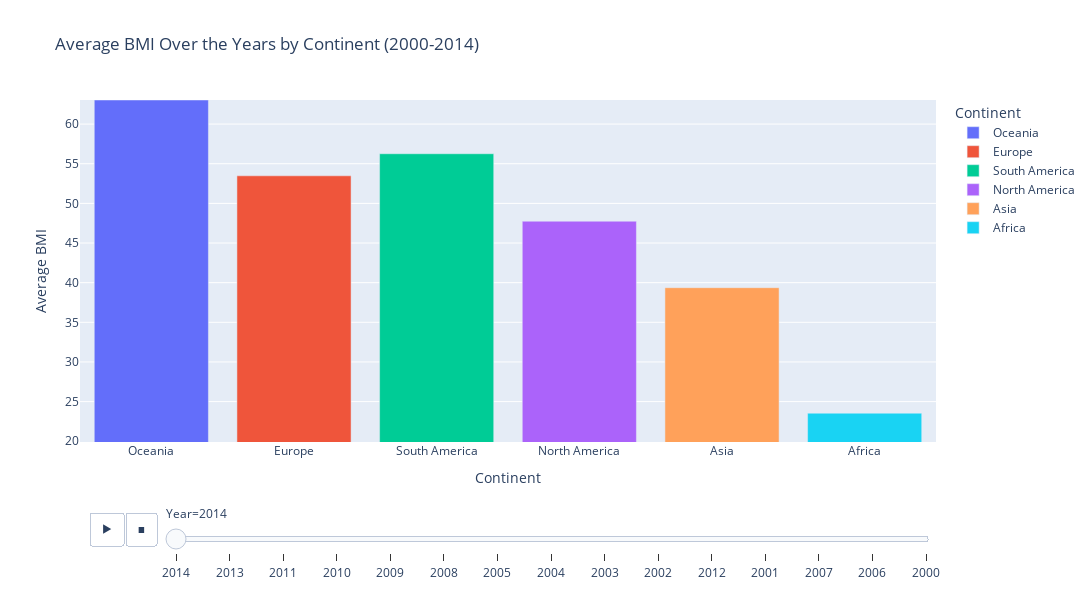

Notebook code cell kept with this figure:
### Code cell
#fig = px.bar(df_avg_bmi, x='Status', y=' BMI ', color='Year',title='Average BMI Over the Years by Continent',labels={' BMI ': 'Average BMI', 'Status': 'Continent', 'Year': 'Year'},barmode='group')
fig = px.bar(df_avg_bmi, x='Continent', y=' BMI ', color='Continent',animation_frame='Year',title='Average BMI Over the Years by Continent (2000-2014)',labels={' BMI ': 'Average BMI', 'Continent': 'Continent'},range_y=[df_avg_bmi[' BMI '].min(), df_avg_bmi[' BMI '].max()])
fig.update_layout(
    xaxis_title='Continent',
    yaxis_title='Average BMI',
    width=1200,
    height=600,
)
fig.frames = fig.frames[::-1] # reversing the frame in order to have a progessive plot>
fig.show()

### Figure 1 — Plotly figure (JSON) as saved in the notebook; plotly's stock layout.template omitted (floating-point values rounded to 4 significant figures)
{"data": [{"alignmentgroup": "True", "hovertemplate": "Continent=%{x}<br>Year=2014<br>Average BMI=%{y}<extra></extra>", "legendgroup": "Oceania", "marker": {"color": "#636efa", "pattern": {"shape": ""}}, "name": "Oceania", "offsetgroup": "Oceania", "orientation": "v", "showlegend": true, "textposition": "auto", "type": "bar", "x": ["Oceania"], "xaxis": "x", "y": [63.04], "yaxis": "y"}, {"alignmentgroup": "True", "hovertemplate": "Continent=%{x}<br>Year=2014<br>Average BMI=%{y}<extra></extra>", "legendgroup": "Europe", "marker": {"color": "#EF553B", "pattern": {"shape": ""}}, "name": "Europe", "offsetgroup": "Europe", "orientation": "v", "showlegend": true, "textposition": "auto", "type": "bar", "x": ["Europe"], "xaxis": "x", "y": [53.48], "yaxis": "y"}, {"alignmentgroup": "True", "hovertemplate": "Continent=%{x}<br>Year=2014<br>Average BMI=%{y}<extra></extra>", "legendgroup": "South America", "marker": {"color": "#00cc96", "pattern": {"shape": ""}}, "name": "South America", "offsetgroup": "South America", "orientation": "v", "showlegend": true, "textposition": "auto", "type": "bar", "x": ["South America"], "xaxis": "x", "y": [56.26], "yaxis": "y"}, {"alignmentgroup": "True", "hovertemplate": "Continent=%{x}<br>Year=2014<br>Average BMI=%{y}<extra></extra>", "legendgroup": "North America", "marker": {"color": "#ab63fa", "pattern": {"shape": ""}}, "name": "North America", "offsetgroup": "North America", "orientation": "v", "showlegend": true, "textposition": "auto", "type": "bar", "x": ["North America"], "xaxis": "x", "y": [47.75], "yaxis": "y"}, {"alignmentgroup": "True", "hovertemplate": "Continent=%{x}<br>Year=2014<br>Average BMI=%{y}<extra></extra>", "legendgroup": "Asia", "marker": {"color": "#FFA15A", "pattern": {"shape": ""}}, "name": "Asia", "offsetgroup": "Asia", "orientation": "v", "showlegend": true, "textposition": "auto", "type": "bar", "x": ["Asia"], "xaxis": "x", "y": [39.37], "yaxis": "y"}, {"alignmentgroup": "True", "hovertemplate": "Continent=%{x}<br>Year=2014<br>Average BMI=%{y}<extra></extra>", "legendgroup": "Africa", "marker": {"color": "#19d3f3", "pattern": {"shape": ""}}, "name": "Africa", "offsetgroup": "Africa", "orientation": "v", "showlegend": true, "textposition": "auto", "type": "bar", "x": ["Africa"], "xaxis": "x", "y": [23.54], "yaxis": "y"}], "layout": {"barmode": "relative", "height": 600, "legend": {"title": {"text": "Continent"}, "tracegroupgap": 0}, "sliders": [{"active": 0, "currentvalue": {"prefix": "Year="}, "len": 0.9, "pad": {"b": 10, "t": 60}, "steps": [{"args": [["2014"], {"frame": {"duration": 0, "redraw": true}, "fromcurrent": true, "mode": "immediate", "transition": {"duration": 0, "easing": "linear"}}], "label": "2014", "method": "animate"}, {"args": [["2013"], {"frame": {"duration": 0, "redraw": true}, "fromcurrent": true, "mode": "immediate", "transition": {"duration": 0, "easing": "linear"}}], "label": "2013", "method": "animate"}, {"args": [["2011"], {"frame": {"duration": 0, "redraw": true}, "fromcurrent": true, "mode": "immediate", "transition": {"duration": 0, "easing": "linear"}}], "label": "2011", "method": "animate"}, {"args": [["2010"], {"frame": {"duration": 0, "redraw": true}, "fromcurrent": true, "mode": "immediate", "transition": {"duration": 0, "easing": "linear"}}], "label": "2010", "method": "animate"}, {"args": [["2009"], {"frame": {"duration": 0, "redraw": true}, "fromcurrent": true, "mode": "immediate", "transition": {"duration": 0, "easing": "linear"}}], "label": "2009", "method": "animate"}, {"args": [["2008"], {"frame": {"duration": 0, "redraw": true}, "fromcurrent": true, "mode": "immediate", "transition": {"duration": 0, "easing": "linear"}}], "label": "2008", "method": "animate"}, {"args": [["2005"], {"frame": {"duration": 0, "redraw": true}, "fromcurrent": true, "mode": "immediate", "transition": {"duration": 0, "easing": "linear"}}], "label": "2005", "method": "animate"}, {"args": [["2004"], {"frame": {"duration": 0, "redraw": true}, "fromcurrent": true, "mode": "immediate", "transition": {"duration": 0, "easing": "linear"}}], "label": "2004", "method": "animate"}, {"args": [["2003"], {"frame": {"duration": 0, "redraw": true}, "fromcurrent": true, "mode": "immediate", "transition": {"duration": 0, "easing": "linear"}}], "label": "2003", "method": "animate"}, {"args": [["2002"], {"frame": {"duration": 0, "redraw": true}, "fromcurrent": true, "mode": "immediate", "transition": {"duration": 0, "easing": "linear"}}], "label": "2002", "method": "animate"}, {"args": [["2012"], {"frame": {"duration": 0, "redraw": true}, "fromcurrent": true, "mode": "immediate", "transition": {"duration": 0, "easing": "linear"}}], "label": "2012", "method": "animate"}, {"args": [["2001"], {"frame": {"duration": 0, "redraw": true}, "fromcurrent": true, "mode": "immediate", "transition": {"duration": 0, "easing": "linear"}}], "label": "2001", "method": "animate"}, {"args": [["2007"], {"frame": {"duration": 0, "redraw": true}, "fromcurrent": true, "mode": "immediate", "transition": {"duration": 0, "easing": "linear"}}], "label": "2007", "method": "animate"}, {"args": [["2006"], {"frame": {"duration": 0, "redraw": true}, "fromcurrent": true, "mode": "immediate", "transition": {"duration": 0, "easing": "linear"}}], "label": "2006", "method": "animate"}, {"args": [["2000"], {"frame": {"duration": 0, "redraw": true}, "fromcurrent": true, "mode": "immediate", "transition": {"duration": 0, "easing": "linear"}}], "label": "2000", "method": "animate"}], "x": 0.1, "xanchor": "left", "y": 0, "yanchor": "top"}], "title": {"text": "Average BMI Over the Years by Continent (2000-2014)"}, "updatemenus": [{"buttons": [{"args": [null, {"frame": {"duration": 500, "redraw": true}, "fromcurrent": true, "mode": "immediate", "transition": {"duration": 500, "easing": "linear"}}], "label": "&#9654;", "method": "animate"}, {"args": [[null], {"frame": {"duration": 0, "redraw": true}, "fromcurrent": true, "mode": "immediate", "transition": {"duration": 0, "easing": "linear"}}], "label": "&#9724;", "method": "animate"}], "direction": "left", "pad": {"r": 10, "t": 70}, "showactive": false, "type": "buttons", "x": 0.1, "xanchor": "right", "y": 0, "yanchor": "top"}], "width": 1200, "xaxis": {"anchor": "y", "categoryarray": ["Oceania", "Europe", "South America", "North America", "Asia", "Africa"], "categoryorder": "array", "domain": [0, 1], "title": {"text": "Continent"}}, "yaxis": {"anchor": "x", "domain": [0, 1], "range": [19.91, 63.04], "title": {"text": "Average BMI"}}}}
